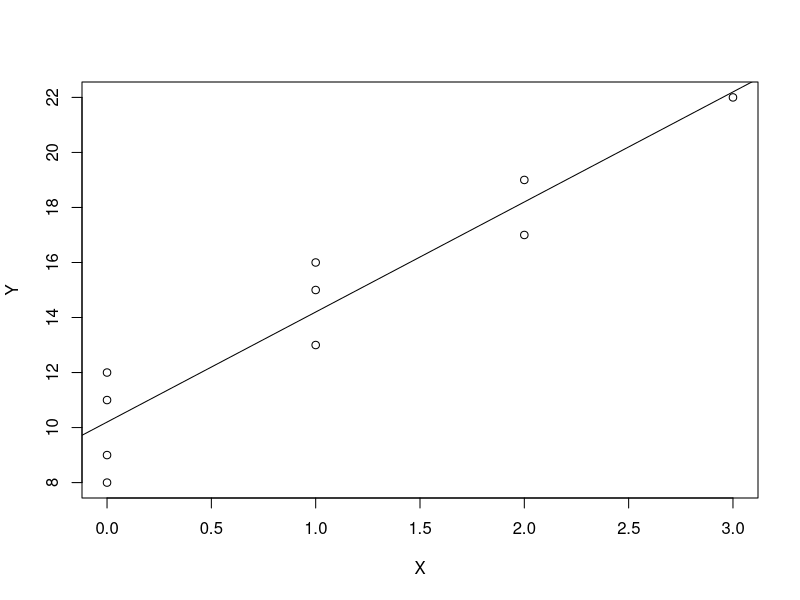
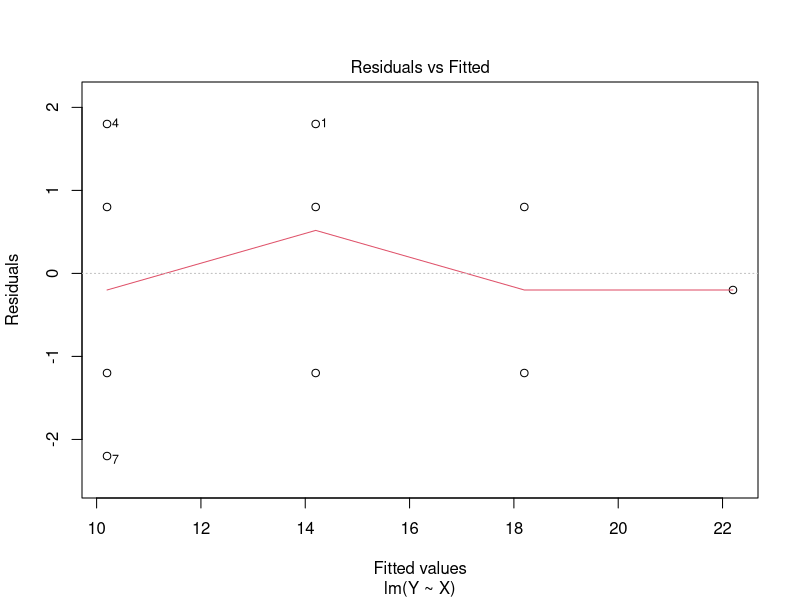
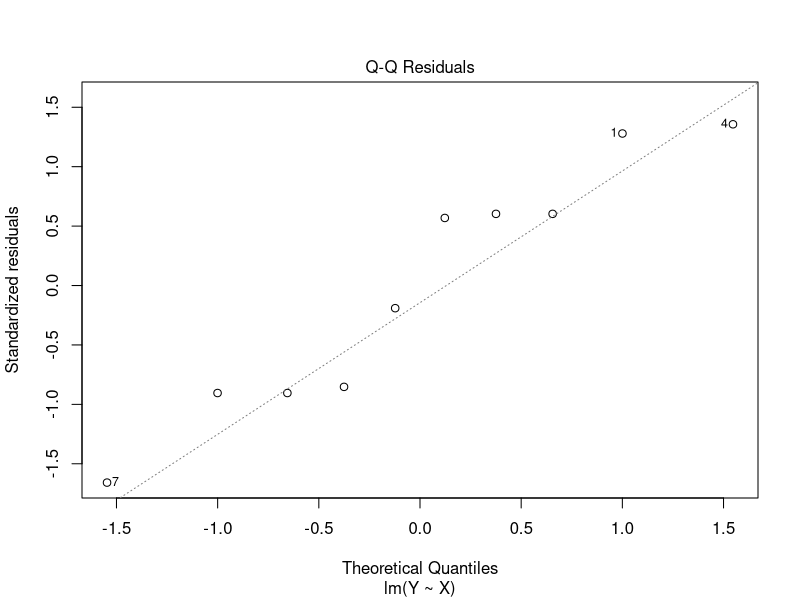
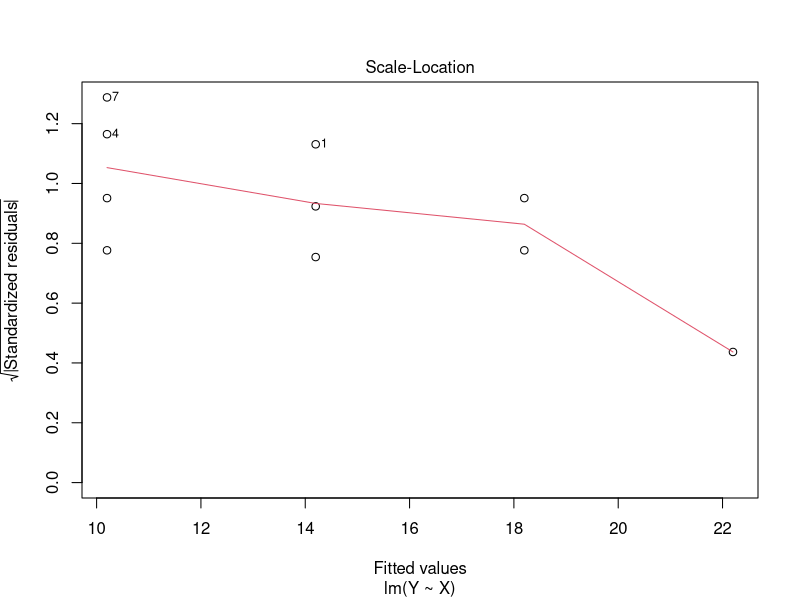
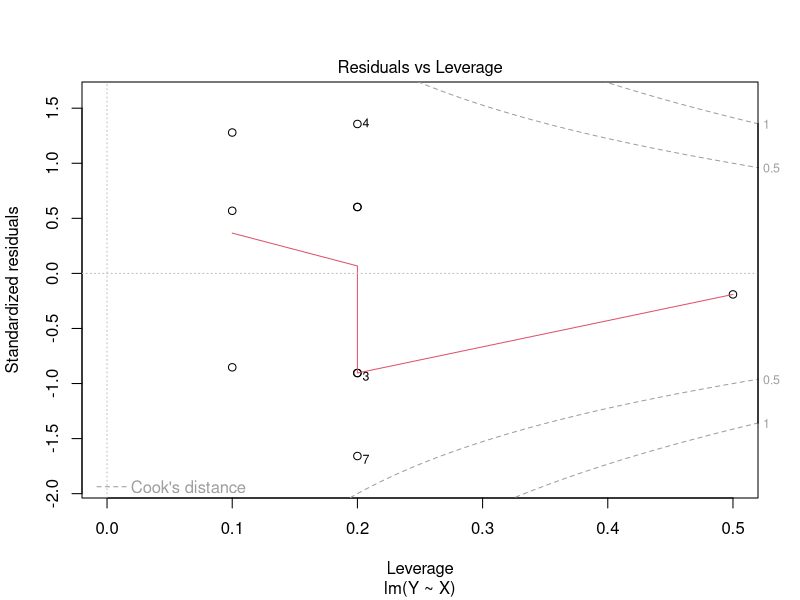
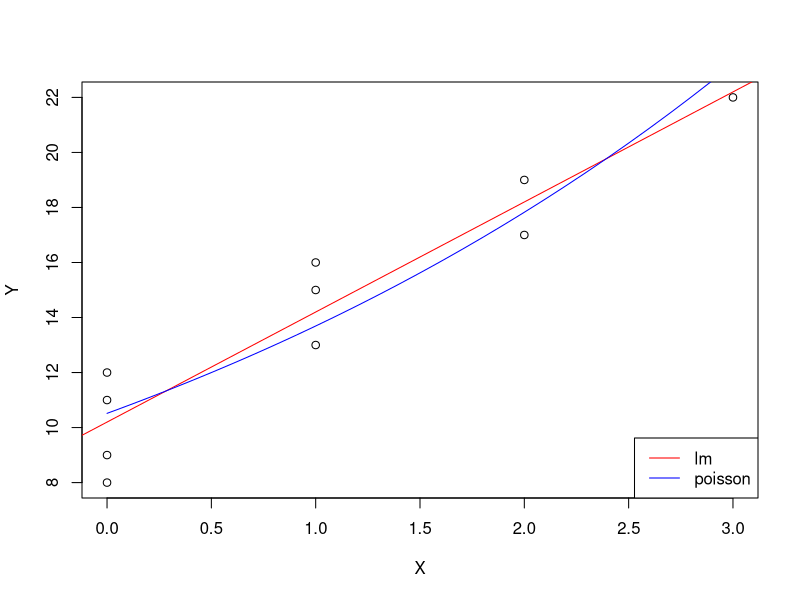

Write R code to recreate these figures, in order.
## ---- chunk 1
### (i)
Y <- c(16,9,17,12,22,13,8,15,19,11)
X <- c(1,0,2,0,3,1,0,1,2,0)
lm.model <- lm(Y ~ X)
summary(lm.model)
plot(X, Y)
abline(lm.model)
res.mat <- as.matrix(lm.model$residuals)
X.mat <- as.matrix(data.frame(X0 = rep(1,10), X = X))
t(res.mat) %*% X.mat
plot(lm.model)

### (ii)
Y.pred.lm <- predict(lm.model, newdata = data.frame(X = c(0,1,2,3)))
Y.pred.lm

### (iii)
lm.model$coefficients[2]
## ---- chunk 2
### (i)
pois.model <- glm(Y ~ X, family = poisson(link = "log"))
summary(pois.model)

### (ii)
Y.pred.pois <- predict(pois.model, type = "response", newdata = data.frame(X = c(0,1,2,3)))
data.frame(Y.pred.lm, Y.pred.pois)

### (iii)
plot(X, Y)
abline(lm.model, col = "red")
lines(seq(0,3,0.1), predict(pois.model, type = "response", newdata = data.frame(X = seq(0,3,0.1))), col = "blue")
legend("bottomright", legend = c("lm", "poisson"), col = c("red", "blue"), lty = 1)

### (iv)
lambda <- predict(pois.model, data.frame(X = 0), type = "response")
ppois(10, lambda = lambda)

### (v)
confint(pois.model)
